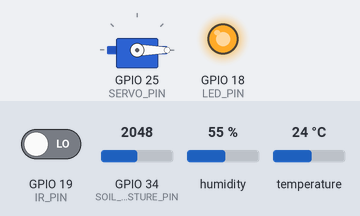
Bench run of a sketch on a simulated ESP32. On the bench: servo, output pins drawn as LEDs (lit = HIGH). Inputs (shaded band) come from the test bench; at power-on: GPIO 34 (SOIL_MOISTURE_PIN) = 2048, GPIO 19 (IR_PIN) LOW, humidity 55 %, temperature 24 °C. WiFi joins after 1.5 s; servers stay silent unless stated; uploads are accepted with an empty reply; what the sketch prints to the serial monitor is not drawn.

Above: at 2.7 s.
2.8 s: GPIO 34 (SOIL_MOISTURE_PIN) set to 3492
11.9 s: GPIO 34 (SOIL_MOISTURE_PIN) set to 3562
At 16.7 s:
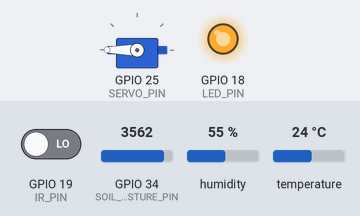
17.0 s: GPIO 19 (IR_PIN) driven HIGH
At 17.4 s:
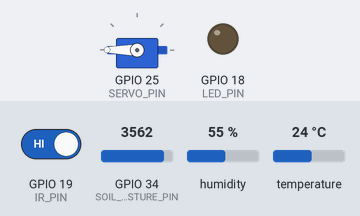
18.6 s: GPIO 19 (IR_PIN) driven LOW
At 20.0 s:
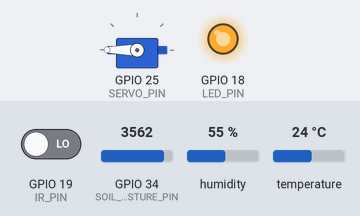
Timing chart, 0 to 21.2 s (numbered marks = the images above; inputs shaded):
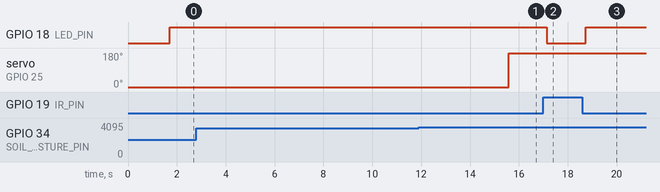

The sketch:

firmware.ino
```cpp
#include <WiFi.h>
#include <HTTPClient.h>
#include <ArduinoJson.h>
#include <DHT.h>
#include <ESP32Servo.h>

// ======================== CONFIGURATION ========================
const char* ssid = "noname";
const char* password = "passwordnahiaahe";

const String PROJECT_ID = "agroshare-17977";
const String DEVICE_ID  = "esp32_01";

const String BASE_URL = "https://firestore.googleapis.com/v1/projects/" + PROJECT_ID + "/databases/(default)/documents/farm_devices/";
const String FIRESTORE_URL = BASE_URL + DEVICE_ID;
const String HISTORY_URL = FIRESTORE_URL + "/history";

// ======================== STATIC GPS ========================
double staticLat = 18.5204;
double staticLng = 73.8567;

// ======================== PINS ========================
#define DHT_PIN 4
#define SOIL_MOISTURE_PIN 34
#define IR_PIN 19
#define LED_PIN 18

const int SERVO_PIN = 25;

// ======================== DEVICES ========================
DHT dht(DHT_PIN, DHT11);
Servo waterValveServo;

// ======================== VARIABLES ========================
String currentMode = "AUTO";
bool motorOverride = false;
bool motorStatus = false;
bool securityAlert = false;

// ======================== SETUP ========================
void setup() {
  Serial.begin(115200);
  Serial.println("\n--- AgriSense Pro: Final System Initializing ---");

  dht.begin();

  pinMode(IR_PIN, INPUT_PULLDOWN);  // FIXED
  pinMode(LED_PIN, OUTPUT);

  ESP32PWM::allocateTimer(0);
  ESP32PWM::allocateTimer(1);
  waterValveServo.setPeriodHertz(50);
  waterValveServo.attach(SERVO_PIN, 500, 2400);

  waterValveServo.write(0);
  motorStatus = false;

  WiFi.begin(ssid, password);
  Serial.print("WiFi: Connecting");
  while (WiFi.status() != WL_CONNECTED) {
    delay(250);
    Serial.print(".");
  }
  Serial.println("\nWiFi: Connected!");
}

// ======================== TIMERS ========================
unsigned long lastConfigCheck = 0;
unsigned long lastSensorSync = 0;

// ======================== LOOP ========================
void loop() {

  if (WiFi.status() != WL_CONNECTED) {
    Serial.println("System: Waiting for WiFi...");
    delay(1000);
    return;
  }

  unsigned long currentMillis = millis();

  // ⚡ 1. LIGHTNING-FAST Config Checking (Every 800ms max)
  if (currentMillis - lastConfigCheck >= 800 || lastConfigCheck == 0) {
    fetchFirestoreConfig();
    lastConfigCheck = currentMillis;
  }

  // 🔐 2. Immediate IR SENSOR
  int intruder = digitalRead(IR_PIN);
  if (intruder == LOW) {
    securityAlert = true;
    digitalWrite(LED_PIN, HIGH);
  } else {
    securityAlert = false;
    digitalWrite(LED_PIN, LOW);
  }

  // 🕒 Setup Slow-Sync Threshold (Every 5 seconds)
  bool timeToSync = (currentMillis - lastSensorSync >= 5000);

  static int moisturePercent = 0;
  static float temp = 0;
  static float hum = 0;

  // 🌱 3. Slow Sensor Polling
  if (timeToSync || lastSensorSync == 0) {
    int rawMoisture = analogRead(SOIL_MOISTURE_PIN);
    moisturePercent = map(rawMoisture, 4095, 1500, 0, 100);
    moisturePercent = constrain(moisturePercent, 0, 100);

    temp = dht.readTemperature();
    hum = dht.readHumidity();
  }

  // 🚿 4. Irrigation Logic
  bool motorShouldRun = false;

  if (currentMode == "MANUAL") {
    motorShouldRun = motorOverride;
  } else {
    if (moisturePercent < 22) motorShouldRun = true;
    else if (moisturePercent > 28) motorShouldRun = false;
    else motorShouldRun = motorStatus;
  }

  bool motorStateChanged = false;

  // ⚙️ 5. Actuate Servo
  if (motorShouldRun && !motorStatus) {
    Serial.println(">>> ACTION: OPEN VALVE");
    waterValveServo.write(180);
    motorStatus = true;
    motorStateChanged = true;
    logHistoricalEvent("Irrigation ON");
  } else if (!motorShouldRun && motorStatus) {
    Serial.println(">>> ACTION: CLOSE VALVE");
    waterValveServo.write(0);
    motorStatus = false;
    motorStateChanged = true;
    logHistoricalEvent("Irrigation OFF");
  }

  // ☁️ 6. Smart Cloud Push
  // ONLY pushes data if 5 seconds passed OR the user clicked the manual button!
  if (timeToSync || motorStateChanged) {
    syncDataToFirestore(moisturePercent, temp, hum);
    lastSensorSync = millis();

    // Serial Status
    Serial.print("Moisture: "); Serial.print(moisturePercent);
    Serial.print("% | Mode: "); Serial.print(currentMode);
    Serial.print(" | Motor: "); Serial.println(motorStatus ? "ACTIVE" : "OFF");
  }

  // 🚀 Tiny 50ms buffer instead of 1000ms rigid block!
  delay(50);
}

// ======================== FETCH ========================
void fetchFirestoreConfig() {
  HTTPClient http;
  http.begin(FIRESTORE_URL);

  int httpCode = http.GET();

  if (httpCode == 200) {
    String payload = http.getString();
    DynamicJsonDocument doc(1500);
    deserializeJson(doc, payload);

    if (!doc["fields"]["mode"]["stringValue"].isNull())
      currentMode = doc["fields"]["mode"]["stringValue"].as<String>();

    if (!doc["fields"]["motorOverride"]["booleanValue"].isNull())
      motorOverride = doc["fields"]["motorOverride"]["booleanValue"].as<bool>();
  }
  http.end();
}

// ======================== FIREBASE ========================
void syncDataToFirestore(int moisture, float t, float h) {
  HTTPClient http;

  String url = FIRESTORE_URL +
    "?updateMask.fieldPaths=moisture"
    "&updateMask.fieldPaths=temperature"
    "&updateMask.fieldPaths=humidity"
    "&updateMask.fieldPaths=motorStatus"
    "&updateMask.fieldPaths=securityAlert"
    "&updateMask.fieldPaths=latitude"
    "&updateMask.fieldPaths=longitude";

  http.begin(url);
  http.addHeader("Content-Type", "application/json");

  DynamicJsonDocument doc(1024);
  JsonObject fields = doc.createNestedObject("fields");

  fields["moisture"]["integerValue"] = moisture;
  fields["temperature"]["doubleValue"] = isnan(t) ? 0 : t;
  fields["humidity"]["doubleValue"] = isnan(h) ? 0 : h;
  fields["motorStatus"]["booleanValue"] = motorStatus;
  fields["securityAlert"]["booleanValue"] = securityAlert;

  // STATIC GPS
  fields["latitude"]["doubleValue"] = staticLat;
  fields["longitude"]["doubleValue"] = staticLng;

  String jsonPayload;
  serializeJson(doc, jsonPayload);

  http.PATCH(jsonPayload);
  http.end();
}

// ======================== HISTORY ========================
void logHistoricalEvent(String eventType) {
  HTTPClient http;
  http.begin(HISTORY_URL);
  http.addHeader("Content-Type", "application/json");

  DynamicJsonDocument doc(512);
  JsonObject fields = doc.createNestedObject("fields");

  fields["event"]["stringValue"] = eventType;
  fields["mode"]["stringValue"] = currentMode;

  String jsonPayload;
  serializeJson(doc, jsonPayload);

  http.POST(jsonPayload);
  http.end();
}
```

Measured:
- the behaviour switches between 3524 and 3525 on GPIO 34 (SOIL_MOISTURE_PIN) (found by bisection; images 0 and 1)
- after the input at 2.8 s, every drawn part: stays the same
- after the input at 11.9 s, servo on GPIO 25 (SERVO_PIN): 0° → 180° after 3.7 s
- after the input at 17.0 s, GPIO 18 (LED_PIN): HIGH → LOW after 0.14 s
- after the input at 18.6 s, GPIO 18 (LED_PIN): LOW → HIGH after 0.14 s
